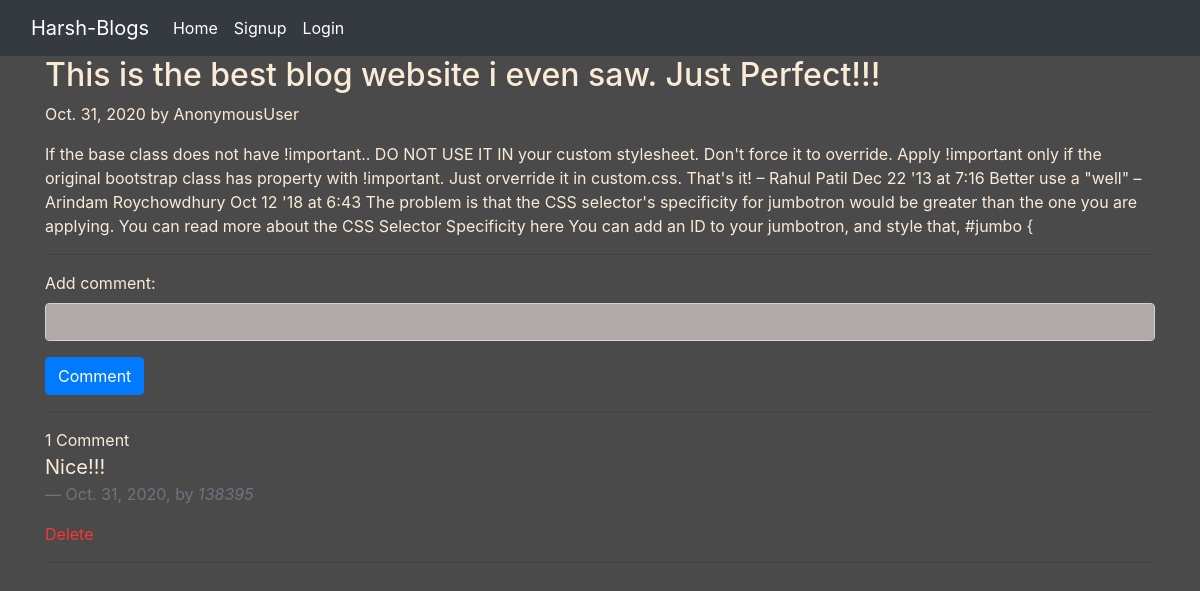
Page /9/ on the committed database.
### blogapp/models.py (models this page shows, shortened)
class Post(models.Model):
    title = models.CharField(max_length=100)
    desc = models.TextField()
    post_date = models.DateField(auto_now_add=True)
    class Meta:
        ordering = ['-id']

class Comments(models.Model):
    post = models.ForeignKey(Post, on_delete=models.CASCADE)
    user = models.ForeignKey(User, on_delete=models.CASCADE)
    content = models.TextField(max_length=30)
    timestamp = models.DateField(auto_now_add=True)

### blogapp/views.py (the view)
# urls.py: path('<str:id>/', views.blog_page, name='blogpage'),
def blog_page(request, id):
    post = Post.objects.filter(id=id).first()
    comment = Comments.objects.filter(post=post).order_by('-id')
    if request.method == 'POST':
        comment_form = CommentForm(request.POST)
        if comment_form.is_valid():
            if request.user.is_authenticated:
                content = request.POST.get('content')
            else:
                return redirect('/login/')
            comment = Comments.objects.create(post=post, user=request.user, content=content)
            comment.save()
            return HttpResponseRedirect(request.path_info)
    else:
        comment_form = CommentForm()
    return render(request, 'blogapp/BlogPage.html', {'post': post, 'comment': comment, 'comment_form': comment_form})

### blogapp/forms.py
class CommentForm(forms.ModelForm):
    class Meta:
        model = Comments
        fields = ('content',)
        labels = {'content': 'Add comment'}
        widgets = {'content': forms.TextInput(attrs={'class': 'form-control'}), }

### blogapp/templates/blogapp/BlogPage.html (shortened to what this page needs)
{% extends 'blogapp/base.html' %}
{% load static %}
{% block content %}
<div class="container">
    <h2 class="blog-post-title">{{post.title}}</h2>
    <p class="blog-post-meta">{{post.post_date}} by {{request.user}}</p>
    <p>{{post.desc}}</p>
<hr>
<form method="post">
    {{comment_form.as_p}}
    <input type="submit" class="btn btn-primary" value="Comment">
</form>
<hr>
<div class="main-comment-section">
    {{comment.count}} Comment{{ Comments|pluralize }}
{% for comment in comment %}
    <blockquote class="blockquote">
      <p class="mb-0">{{comment.content}}</p>
      <footer class="blockquote-footer">{{comment.timestamp}},   by <cite title="Source Title">{{comment.user|capfirst}}</cite></footer>
    </blockquote>
    <a style="color:hsl(0,100%,60%);" href="{% url 'deletecomment' comment.id %}?next={{ request.path }}">Delete</a>
    <hr>
{% endfor %}
</div>
    </div>
{% endblock content %}

### blogapp/static/blogapp/css/style.css (style rules this page uses)
body { background-color : rgb(75, 74, 74); color : antiquewhite; }
.form-control { background-color : rgb(177, 168, 168); }

### rows in the picture
Post: title "This is the best blog website i even saw. Just Perfect!!!", post_date "Oct. 31, 2020", desc "If the base class does not have !important.. DO NOT USE IT IN your custom stylesheet. Don't force it to override. Apply !important only if the original bootstrap class has property with !important. Just orverride it in custom.css. That's it! – Rahul Patil Dec 22 '13 at 7:16 Better use a \"well\" – Arindam Roychowdhury Oct 12 '18 at 6:43 The problem is that the CSS selector's specificity for jumbotron would be greater than the one you are applying. You can read more about the CSS Selector Specificity here You can add an ID to your jumbotron, and style that, #jumbo {"
Comments: content "Nice!!!", timestamp "Oct. 31, 2020", user "138395"

### other values in the picture
{{ request.user }} "AnonymousUser"
{{ comment.count }} "1"
